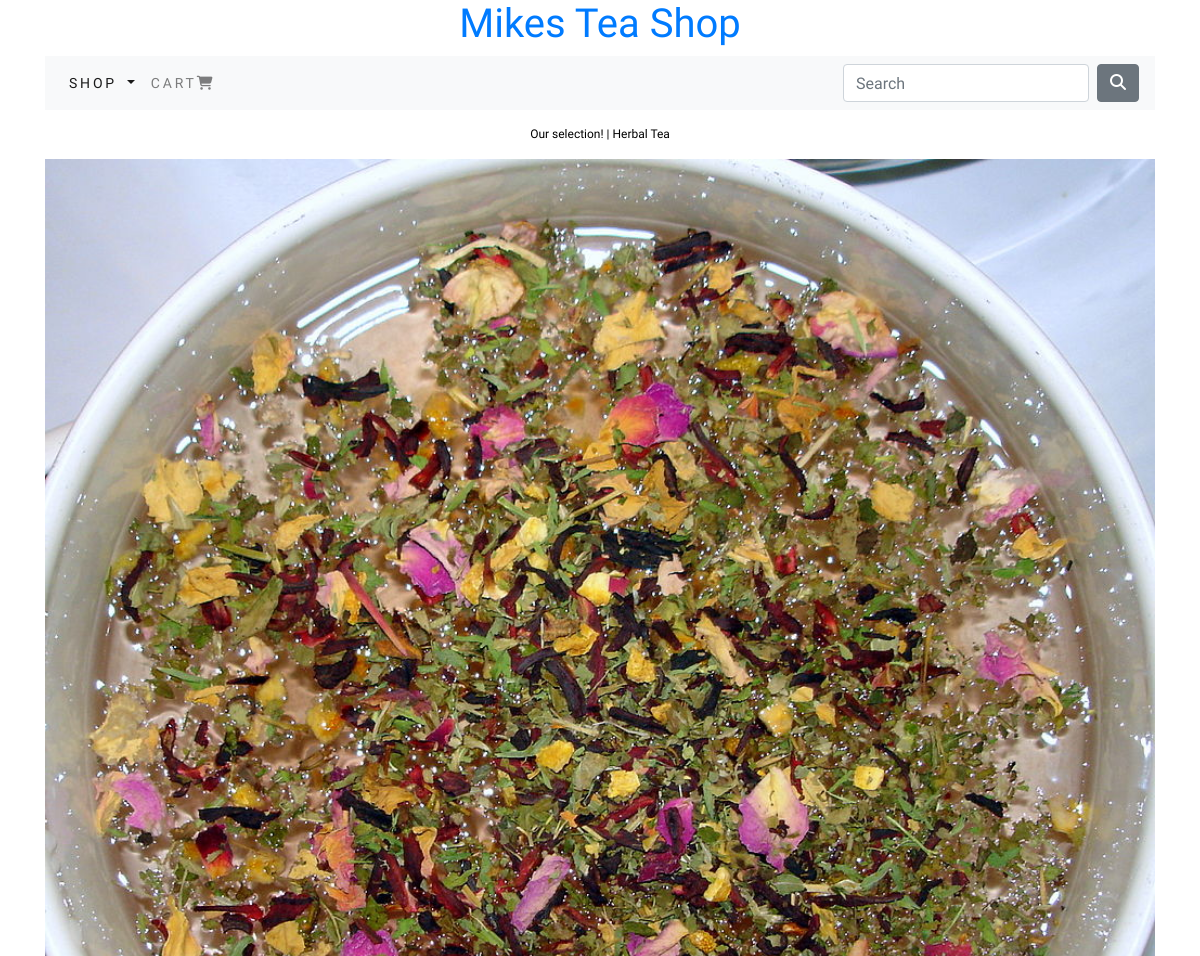
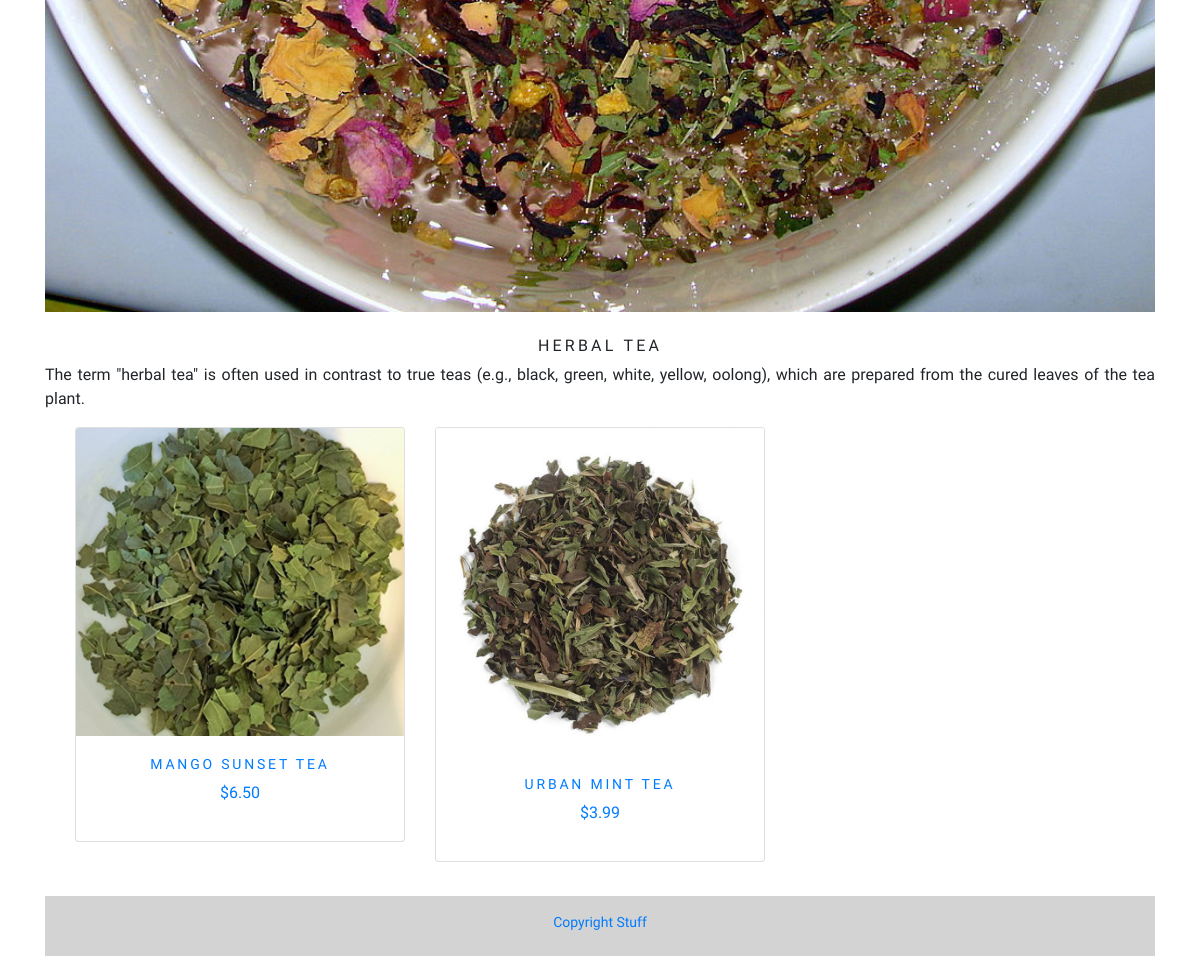
Page /shop/herbal-tea/ on the committed database (2 pictures, top to bottom).
### shop/models.py (models this page shows, shortened)
class Category(models.Model):
    name = models.CharField(max_length=250, unique=True)
    slug = models.SlugField(max_length=250, unique=True)
    description = models.TextField(blank=True)
    image = models.ImageField(upload_to='category', blank = True)
    class Meta:
        ordering = ('name',)
        verbose_name = 'category'
        verbose_name_plural = 'categories'
    def get_url(self):
        return reverse('shop:products_by_category', args=[self.slug])

class Product(models.Model):
    name = models.CharField(max_length=250, unique=True)
    slug = models.SlugField(max_length=250, unique=True)
    description = models.TextField(blank=True)
    Category = models.ForeignKey(Category, on_delete=models.CASCADE)
    price = models.DecimalField(max_digits=10, decimal_places=2)
    image = models.ImageField(upload_to='product', blank = True)
    stock = models.IntegerField()
    available = models.BooleanField(default=True)
    created = models.DateTimeField(auto_now_add=True)
    updated = models.DateTimeField(auto_now = True)
    class Meta:
        ordering = ('name',)
        verbose_name = 'product'
        verbose_name_plural = 'products'
    def get_url(self):
        return reverse('shop:ProdCatDetail', args=[self.Category.slug,self.slug])

### shop/views.py (the view)
# urls.py: path('', views.allProdCat, name='allProdCat'),
def allProdCat(request, c_slug = None):
    c_page = None
    products = None
    if c_slug != None:
        c_page = get_object_or_404(Category, slug = c_slug)
        products_list = Product.objects.filter(Category=c_page,available=True)
    else:
        products_list = Product.objects.all().filter(available=True)
    paginator = Paginator(products_list, 6)
    try:
        page = int(request.GET.get('page','1'))
    except:
        page = 1
    try:
        products = paginator.page(page)
    except(EmptyPage,InvalidPage):
        products = paginator.page(paginator.num_pages)
    return render(request, 'shop/category.html',{'Category' : c_page, 'products' : products})

### shop/context_processor.py (called while the page is built)
def menu_links(request):
    links = Category.objects.all()
    return dict(links=links)

### shop/templates/shop/category.html (shortened to what this page needs)
{% extends "base.html" %}
{% load staticfiles %}
{% block content %}
    {% if Category %}
        <div class="row my_row_class">
            <div class = "mx-auto center">
                <p><a href="{% url 'shop:allProdCat' %}"> Our selection!</a> | {{Category.name}} </p>
            </div>
        </div>
     {% endif %}
     <div class="mx-auto">
        {% if Category %}
            <img class ="my_image" src = "{{Category.image.url}}" alt="{{Category.name}}">
    </div>
    <br>
    <div>
        <h1 class = "text-center my_title">{{Category.name}}</h1>
        <p class = "text-justify">{{Category.description}}</p>
    </div>
    {% endif %}
    <div class = "container">
        <div class = "row mx-auto">
        {% for product in products.object_list %}
            <div class = "my_bottom_margin col-9 col-sm-12 col-md-4 col-md-12 col-lg-4">
                <div class="card text-center" style="min-width: 18rem;">
                 <a href = "{{product.get_url}}"><img class="card-img-top my_image"src = "{{product.image.url}}" alt = "{{product.name}}"</a>
                 <div class = "card-body">
                    <h4>{{product.name}}</h4>
                    <p>${{product.price}}</p>
                 </div>
                </div>
            </div>
        {% endfor %}
        </div>
        <div class ="mx-auto">
        <br>
    </div>
{% endblock %}

### static/css/custom.css (style rules this page uses)
body { font-family: 'Castoro', serif; }
.my_row_class { padding-top: 15px; }
.my_row_class .mx-auto p { color: #000; font-size: 12px; }
.my_row_class .mx-auto p a { color: #000; font-size: 12px; text-decoration: None; }
.my_image { width: 100%; height: auto; }
.my_title { font-size: 16px; text-transform: uppercase; letter-spacing: .2em; }
.my_bottom_margin { margin-bottom: 10px; }
.card-body h4 { font-size: 14px; text-transform: uppercase; letter-spacing: .2em; }

### rows in the picture
Category: name "Herbal Tea", image (picture), name "HERBAL TEA", description "The term \"herbal tea\" is often used in contrast to true teas (e.g., black, green, white, yellow, oolong), which are prepared from the cured leaves of the tea plant."
Product: image (picture), name "MANGO SUNSET TEA", price "6.50"
Product: image (picture), name "URBAN MINT TEA", price "3.99"
